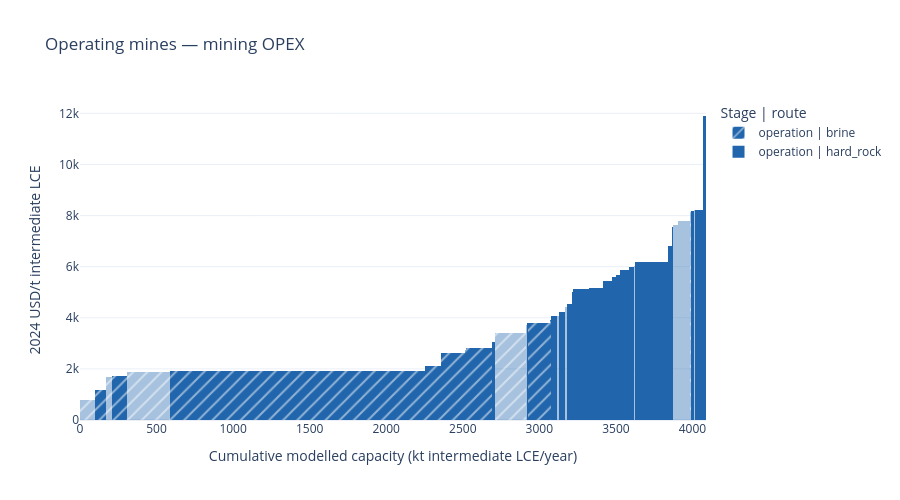

The code cell stored with this chart in its notebook:
### Code cell
operating = mines.loc[
    mines["stage_at_base_year"].eq("operation")
]

cost_curve(
    operating,
    "opex_per_t_lce",
    "Operating mines — mining OPEX",
).show()

### Figure 1 — Plotly figure (JSON) as saved in the notebook; plotly's stock layout.template omitted (floating-point values rounded to 4 significant figures; data arrays with more than 128 entries replaced by an {"elided": "..."} marker saying what was removed)
{"data": [{"customdata": [["Jintaier Lake", 85098, 100800.0, true, false, true, 2928000.0, 15.98], ["Salar del Hombre Muerto", 37612, 67240.0, false, false, false, 4768230, 39], ["Lijiagou", 55333, 39140.0, true, true, true, 2614000.0, 36.74], ["Salar de Atacama", 52581, 96830.0, false, false, false, 3521000, 20], ["Chaerhan Lake", 38549, 280500.0, true, false, true, 7114000.0, 13.95], ["Salar de Atacama", 37384, 1669000.0, false, false, false, 24280000, 8], ["Mariana", 37586, 101500.0, false, false, true, 3282000, 17.78], ["Salar de Olaroz", 37059, 157200.0, false, false, false, 9149000, 32], ["Zhabuye", 38538, 8908.0, false, false, true, 655160, 40.45], ["Cuenca Centenario-Ratones", 52372, 168000.0, false, false, false, 6108480, 20], ["Sal de Vida Extension", 59728, 203000.0, true, false, true, 12300000.0, 33.34], ["East Taijinair", 38543, 3147.0, false, false, true, 195760, 34.22], ["Cauchari-Olaroz", 37624, 147700.0, false, false, false, 9938000, 37], ["Silver Peak", 37600, 7931.0, false, false, false, 447000, 31], ["Qarhan Lake", 85124, 9531.0, true, false, true, 398500.0, 23.0]], "hovertemplate": "%{customdata[0]} (ID %{customdata[1]})<br>Cost: %{y:,.0f} USD/t intermediate LCE<br>Capacity: %{customdata[2]:,.0f} t intermediate LCE/year<br>Reference stock: %{customdata[6]:,.0f} t contained LCE<br>Capacity-inference duration: %{customdata[7]:.1f} years<br>Stock imputed: %{customdata[3]}<br>Deposit type imputed: %{customdata[4]}<br>Lifespan imputed: %{customdata[5]}<extra>%{fullData.name}</extra>", "marker": {"color": "#2166ac", "line": {"width": 0}, "opacity": [0.4, 1, 0.4, 1, 0.4, 1, 1, 1, 1, 1, 0.4, 1, 1, 1, 0.4], "pattern": {"shape": "/"}}, "name": "operation | brine", "type": "bar", "width": [100.8, 67.24, 39.14, 96.83, 280.5, 1669.0, 101.5, 157.2, 8.908, 168.0, 203.0, 3.147, 147.7, 7.931, 9.531], "x": [50.39, 134.4, 187.6, 255.6, 444.3, 1419.0, 2305.0, 2434.0, 2517.0, 2605.0, 2811.0, 2919.0, 2997.0, 3075.0, 3986.0], "y": [794.4, 1179.0, 1697.0, 1715.0, 1863.0, 1920.0, 2112.0, 2620.0, 2755.0, 2818.0, 3397.0, 3761.0, 3794.0, 3905.0, 8152.0]}, {"customdata": {"elided": "32x8 mixed values"}, "hovertemplate": "%{customdata[0]} (ID %{customdata[1]})<br>Cost: %{y:,.0f} USD/t intermediate LCE<br>Capacity: %{customdata[2]:,.0f} t intermediate LCE/year<br>Reference stock: %{customdata[6]:,.0f} t contained LCE<br>Capacity-inference duration: %{customdata[7]:.1f} years<br>Stock imputed: %{customdata[3]}<br>Deposit type imputed: %{customdata[4]}<br>Lifespan imputed: %{customdata[5]}<extra>%{fullData.name}</extra>", "marker": {"color": "#2166ac", "line": {"width": 0}, "opacity": [1, 0.4, 1, 1, 0.4, 1, 0.4, 1, 1, 1, 1, 1, 1, 1, 1, 1, 1, 1, 0.4, 1, 1, 0.4, 1, 0.4, 0.4, 0.4, 0.4, 1, 0.4, 1, 1, 1], "pattern": {"shape": ""}}, "name": "operation | hard_rock", "type": "bar", "width": [19.62, 5.804, 2.248, 35.64, 15.39, 40.43, 9.276, 32.87, 1.309, 3.62, 104.3, 91.76, 4.889, 55.79, 24.02, 27.71, 61.75, 27.79, 9.656, 214.5, 26.52, 3.43, 1.545, 35.78, 1.863, 56.83, 15.21, 19.89, 5.578, 51.64, 2.161, 18.93], "x": [2699.0, 2915.0, 2922.0, 3097.0, 3122.0, 3150.0, 3175.0, 3196.0, 3213.0, 3216.0, 3270.0, 3368.0, 3416.0, 3446.0, 3486.0, 3512.0, 3557.0, 3602.0, 3620.0, 3732.0, 3853.0, 3868.0, 3870.0, 3889.0, 3908.0, 3937.0, 3973.0, 4000.0, 4013.0, 4042.0, 4069.0, 4079.0], "y": [3072.0, 3730.0, 3789.0, 4080.0, 4087.0, 4232.0, 4419.0, 4537.0, 4796.0, 5006.0, 5124.0, 5166.0, 5225.0, 5442.0, 5585.0, 5691.0, 5863.0, 5996.0, 6029.0, 6195.0, 6798.0, 7438.0, 7536.0, 7618.0, 7734.0, 7774.0, 7776.0, 8181.0, 8203.0, 8231.0, 9607.0, 11900.0]}], "layout": {"bargap": 0, "barmode": "overlay", "height": 500, "legend": {"title": {"text": "Stage | route"}}, "title": {"text": "Operating mines — mining OPEX"}, "xaxis": {"range": [0, 4089.0], "title": {"text": "Cumulative modelled capacity (kt intermediate LCE/year)"}}, "yaxis": {"rangemode": "tozero", "title": {"text": "2024 USD/t intermediate LCE"}}}}
